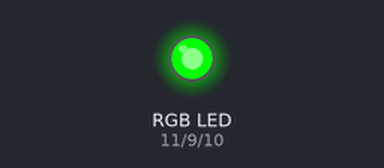
Bench run of a sketch on a simulated Arduino Uno, built with avr-gcc and run on an emulated ATmega328P. Parts: an RGB LED mixed from three pins (HIGH = lit). What the sketch prints to the serial monitor is not drawn.

Above: at 0.15 s.
Timing chart, 0 to 1.6 s (numbered marks = the images above):
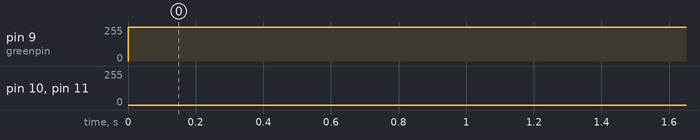

Measured:
- by itself, pin 9 (greenpin): 0/255 → 255/255 at 0.00 s

The sketch:

pro-7-rgb-led.ino
```cpp
int redpin = 11;
int bluepin = 10;
int greenpin = 9;
int val;

void setup() {
  // put your setup code here, to run once:
  pinMode(redpin, OUTPUT);
  pinMode(bluepin, OUTPUT);
  pinMode(greenpin, OUTPUT);
  Serial.begin(9600);
}

void loop() {
  // put your main code here, to run repeatedly:
  for (val=255; val>0; val--) {
    analogWrite(redpin, val);
    analogWrite(bluepin, 255-val);
    analogWrite(greenpin, 128-val);
    delay(1);
  }
  for (val=0; val<255; val++) {
    analogWrite(redpin, val);
    analogWrite(bluepin, 255-val);
    analogWrite(greenpin, 128-val);
    delay(1);
  }
  Serial.println(val, DEC);
}
```
